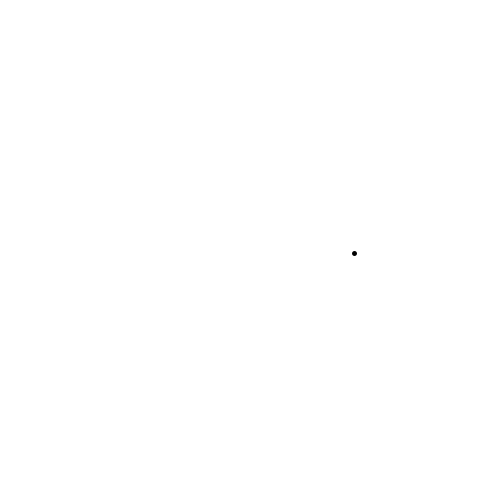
Frame 1 (no input)
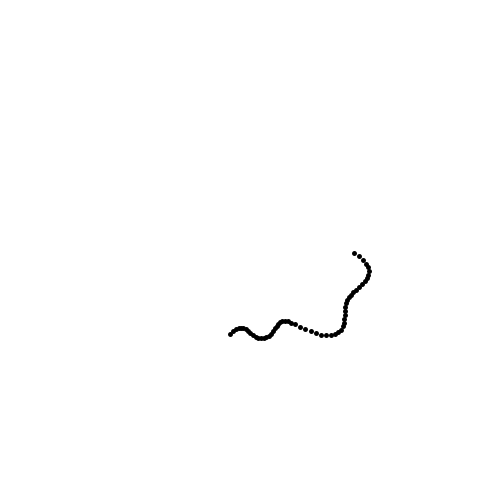
Frame 60 (the mouse pressed at the canvas centre just before this capture)
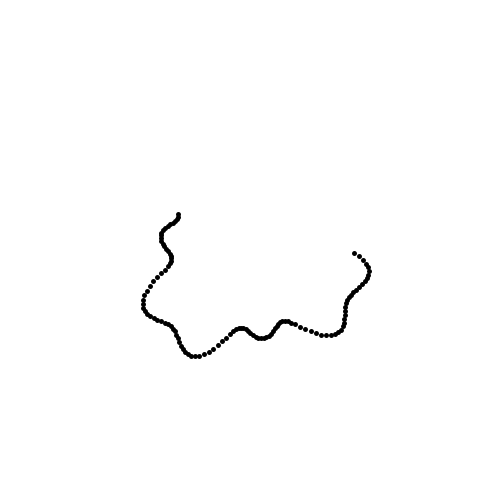
Frame 120 (the mouse held since frame 60 and released just before this capture)

The Processing sketch that drew these frames (run headless with seeded random() and noise(); from frame 60 on, the mouse is pressed at the canvas centre):

// Processing sketch: e03_obieg_fala
// ── e03_obieg_fala.pde
void setup() {
  size(500, 500);
  strokeWeight(5);
  background(255);
}

void draw() {
  //background(255);
  float fala = 10 * sin(frameCount*0.3) + 20*sin(frameCount*0.1) ;
  point(250+(100+fala)*cos(frameCount*0.03), 250+(100+fala)*sin(frameCount*0.03));
}
